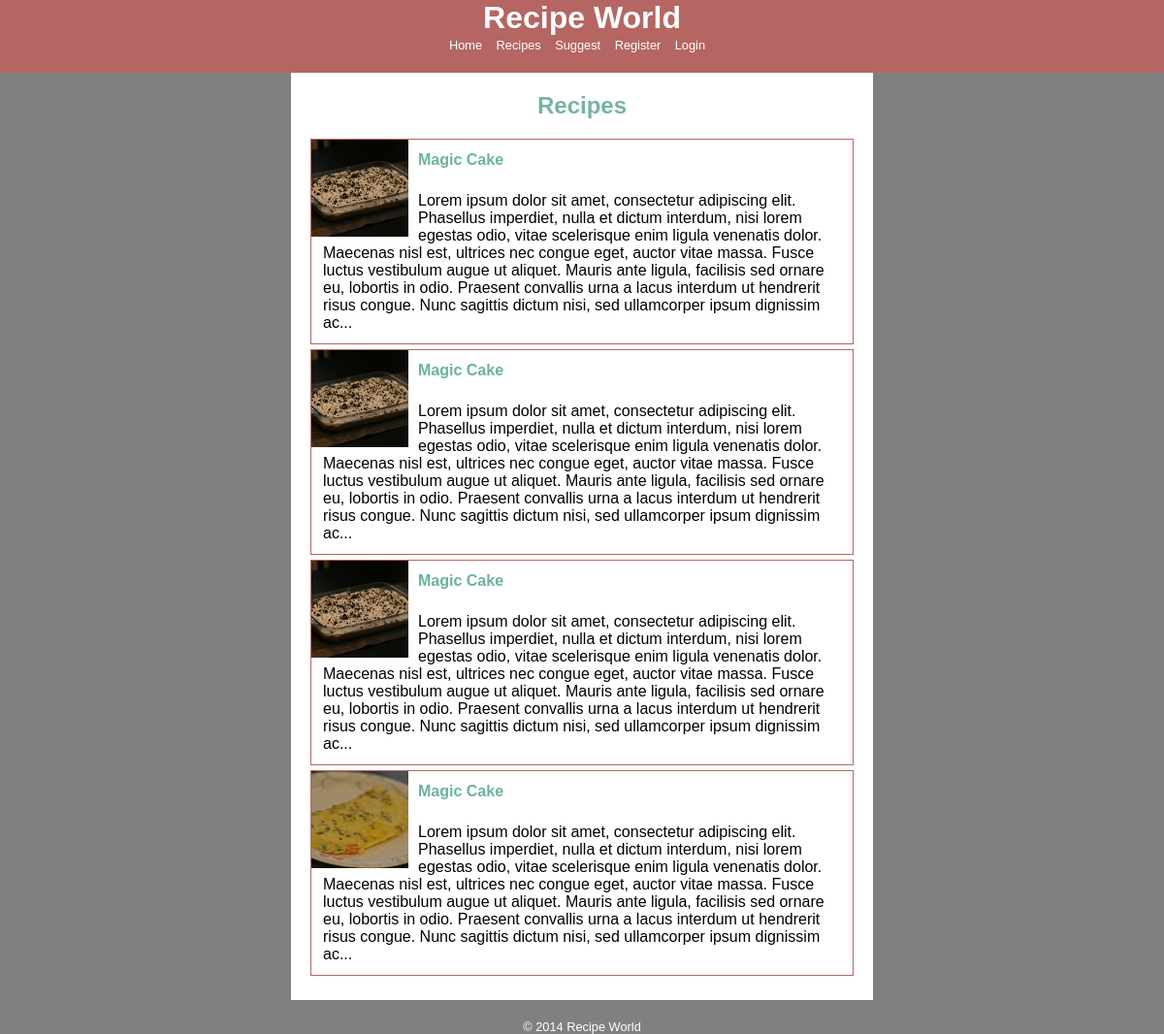
Page /recipes.php on the committed database.
### tables this page shows
CREATE TABLE `tbl_recipe` (
  `recipe_id` int(5) NOT NULL,
  `user_id` int(5) DEFAULT NULL,
  `name` varchar(100) DEFAULT NULL,
  `description` text,
  `ingredients` text,
  `directions` text,
  `photo` varchar(100) DEFAULT NULL,
  `add_time` timestamp NOT NULL DEFAULT CURRENT_TIMESTAMP
);

### recipes.php (the view, shortened to what this page needs)
<?php
include "includes/connect.php";
?>
<!DOCTYPE html>
<html>
    <head>
            <link rel="stylesheet" href="home.css">
    </head>
    <body>
        <div class="header">
            <?php include "includes/header.php"?>
        </div>
        <div class="content">
            <div class="disp">
                    <h2>Recipes</h2>
                    <ul class="recipes-ul">
                    <?php
                    $qry = "SELECT * from tbl_recipe ";
                    $sql = mysqli_query($conn,$qry);
                    if(mysqli_num_rows($sql)>0) {
                        while($row=mysqli_fetch_assoc($sql)) {
                           $imagepath = "images/".$row["photo"];
                           $recipelink = "view.php?rid=".$row['recipe_id'];
                           $name = $row["name"];
                           $description = $row["description"];
                           echo "<li>";
                           echo "<img src='$imagepath'>";
                           echo "<h3><a href='$recipelink'>$name</a></h3>";
                           echo "<p>$description</p>";
                           echo "</li>";
                        }
                    } else {
                        echo "<li>No Recipes</li>";
                    }
                    ?>
                    </ul>
            </div>
            <p class="footer">&#169; 2014 Recipe World</p>
        </div>
    </body>
</html>

### includes/header.php (shortened to what this page needs)
<h1>Recipe World</h1>
<div class="nav">
    <ul>
        <li><a href="index.php">Home</a></li>
        <li><a href="recipes.php">Recipes</a></li>
        <li><a href="suggest.php">Suggest</a></li>
        <?php  if(!isset($_SESSION['email'])) {    ?>
        <li><a href="register.php">Register</a></li>
        <li><a href="login.php">Login</a></li>
        <?php  } ?>
    </ul>
</div>

### home.css (style rules this page uses)
html, body, header, footer, hgroup, nav, article, section, figure, figcaption, h1, h2, h3, ul, li, body, div, p, img,ol { margin: 0; padding: 0; font-size: 100%; vertical-align: baseline; border: 0; }
body { background-color: grey; font-family: Arial, Helvetica, sans-serif; }
.header { background-color: #B56662; color: white; text-align: center; }
.header h1 { font-size: 2em; }
.nav { list-style: none; padding-bottom: 20px; }
.nav li { display: inline; padding-right: 10px; }
.nav li a { font-size: 0.8em; color: white; }
.content { padding-left: 25%; padding-right: 25%; }
.disp { background-color: white; padding: 20px; }
.disp h2 { color: #76B4A5; text-align: center; font-size: 1.5em; padding-bottom: 20px; }
.footer { color: white; text-align: center; padding-top: 20px; font-size: 0.8em; }
.recipes-ul { list-style: none; }
.recipes-ul li { border:1px solid #B56662; padding: 10px; overflow: auto; padding: 0; margin-bottom:5px; }
.recipes-ul li img { float: left; margin-right: 10px; width:100px; height: 100px; }
.recipes-ul li h3 { padding: 12px; }
.recipes-ul li p { padding: 12px; }
a { text-decoration: none; }
.recipes-ul a { color:#6AB3A0; }

### rows in the picture
tbl_recipe: photo (picture), name "Magic Cake", description "Lorem ipsum dolor sit amet, consectetur adipiscing elit. Phasellus imperdiet, nulla et dictum interdum, nisi lorem egestas odio, vitae scelerisque enim ligula venenatis dolor. Maecenas nisl est, ultrices nec congue eget, auctor vitae massa. Fusce luctus vestibulum augue ut aliquet. Mauris ante ligula, facilisis sed ornare eu, lobortis in odio. Praesent convallis urna a lacus interdum ut hendrerit risus congue. Nunc sagittis dictum nisi, sed ullamcorper ipsum dignissim ac..."
tbl_recipe: photo (picture), name "Magic Cake", description "Lorem ipsum dolor sit amet, consectetur adipiscing elit. Phasellus imperdiet, nulla et dictum interdum, nisi lorem egestas odio, vitae scelerisque enim ligula venenatis dolor. Maecenas nisl est, ultrices nec congue eget, auctor vitae massa. Fusce luctus vestibulum augue ut aliquet. Mauris ante ligula, facilisis sed ornare eu, lobortis in odio. Praesent convallis urna a lacus interdum ut hendrerit risus congue. Nunc sagittis dictum nisi, sed ullamcorper ipsum dignissim ac..."
tbl_recipe: photo (picture), name "Magic Cake", description "Lorem ipsum dolor sit amet, consectetur adipiscing elit. Phasellus imperdiet, nulla et dictum interdum, nisi lorem egestas odio, vitae scelerisque enim ligula venenatis dolor. Maecenas nisl est, ultrices nec congue eget, auctor vitae massa. Fusce luctus vestibulum augue ut aliquet. Mauris ante ligula, facilisis sed ornare eu, lobortis in odio. Praesent convallis urna a lacus interdum ut hendrerit risus congue. Nunc sagittis dictum nisi, sed ullamcorper ipsum dignissim ac..."
tbl_recipe: photo (picture), name "Magic Cake", description "Lorem ipsum dolor sit amet, consectetur adipiscing elit. Phasellus imperdiet, nulla et dictum interdum, nisi lorem egestas odio, vitae scelerisque enim ligula venenatis dolor. Maecenas nisl est, ultrices nec congue eget, auctor vitae massa. Fusce luctus vestibulum augue ut aliquet. Mauris ante ligula, facilisis sed ornare eu, lobortis in odio. Praesent convallis urna a lacus interdum ut hendrerit risus congue. Nunc sagittis dictum nisi, sed ullamcorper ipsum dignissim ac..."
